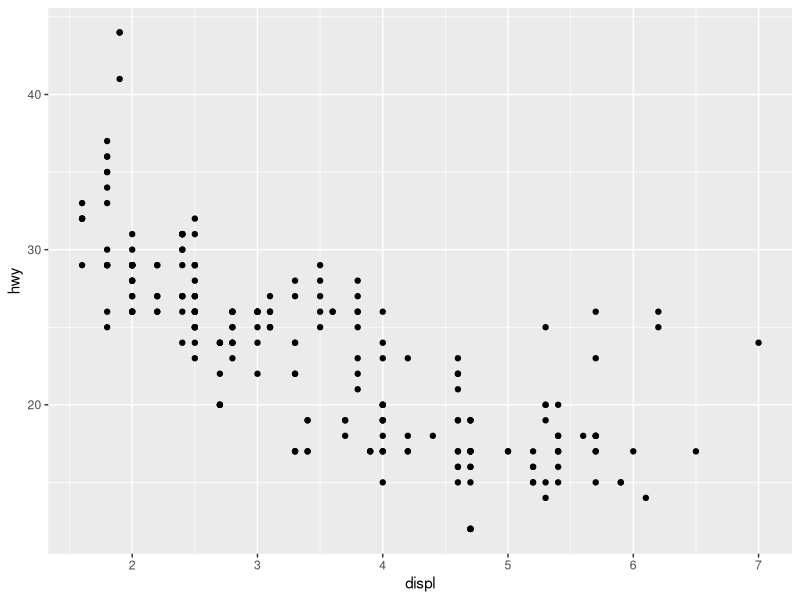
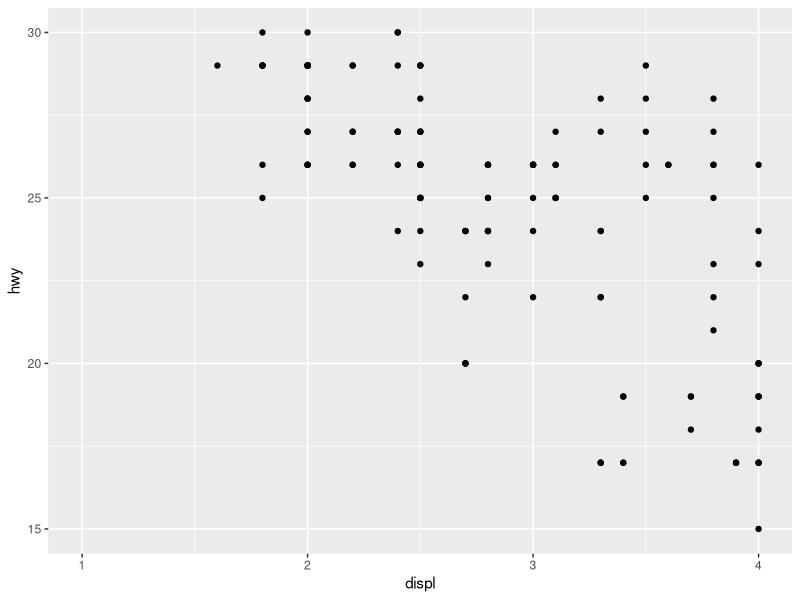
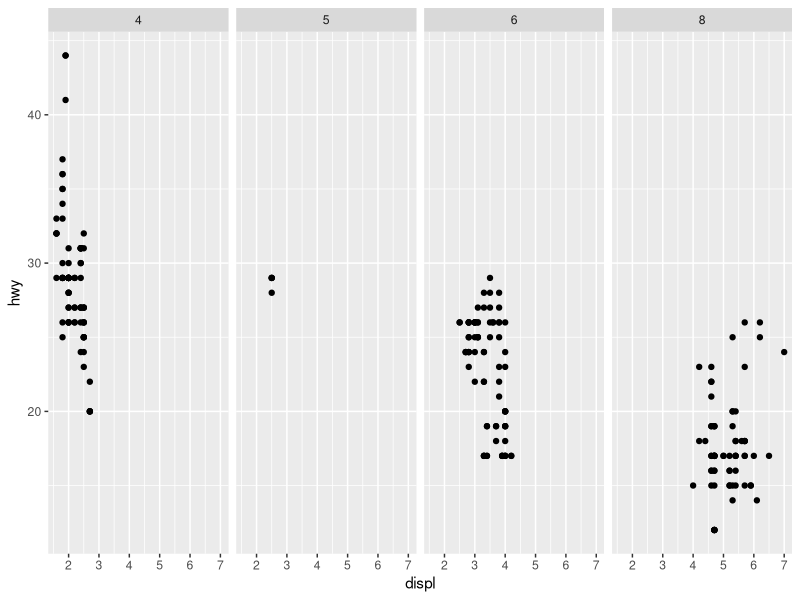
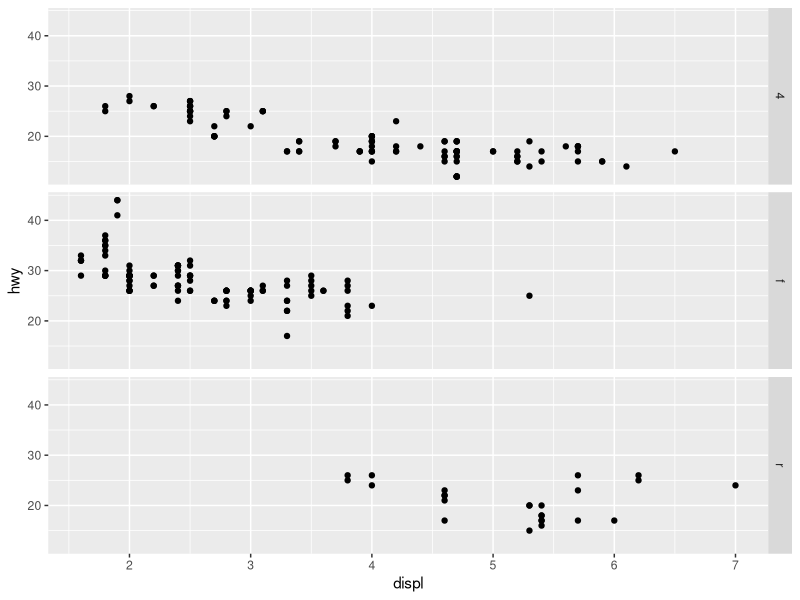
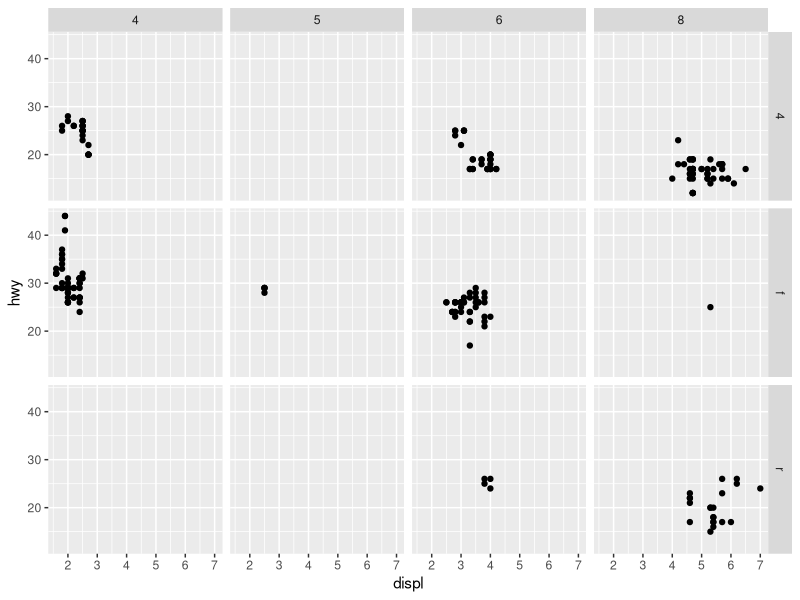
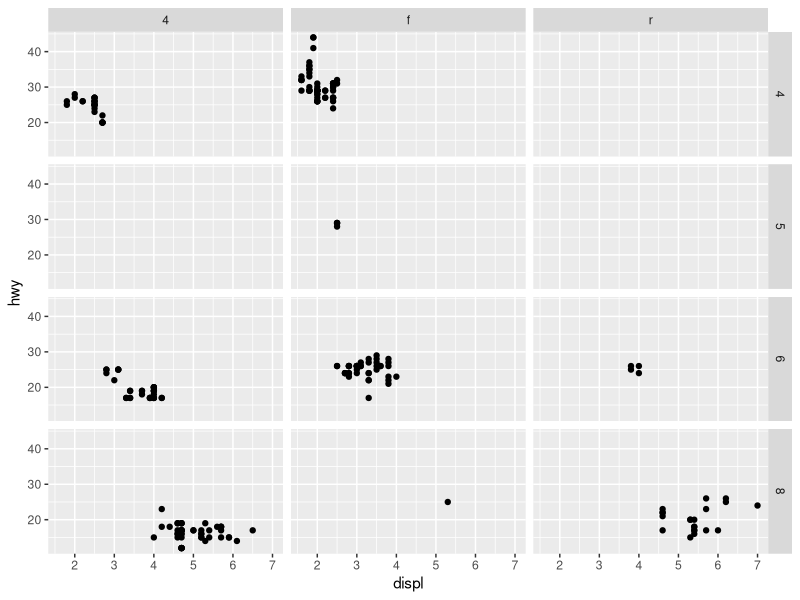

These figures' R source, in order:
library(ggplot2)

head(mpg)

pl <- ggplot(mpg, aes(x=displ, y=hwy)) + geom_point()
pl

pl2 <- pl + coord_cartesian(xlim = c(1,4), ylim = c(15,30))
pl2

head(mpg)


pl + facet_grid(. ~ cyl)

pl + facet_grid(drv ~ .)

pl + facet_grid(drv ~ cyl)

pl + facet_grid(cyl ~ drv)

# 